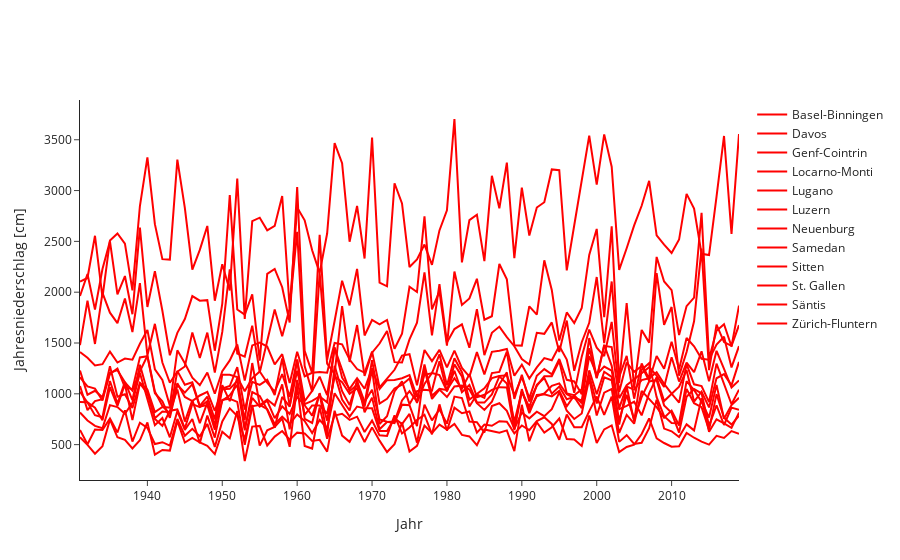

Here is the notebook cell this chart was saved with:
### Markdown cell above
## Jahresniederschlag

### Code cell
df_jahresniederschlag = pd.read_csv('Jahresniederschlag.csv')
fig = plot(df_jahresniederschlag)
fig.show()
